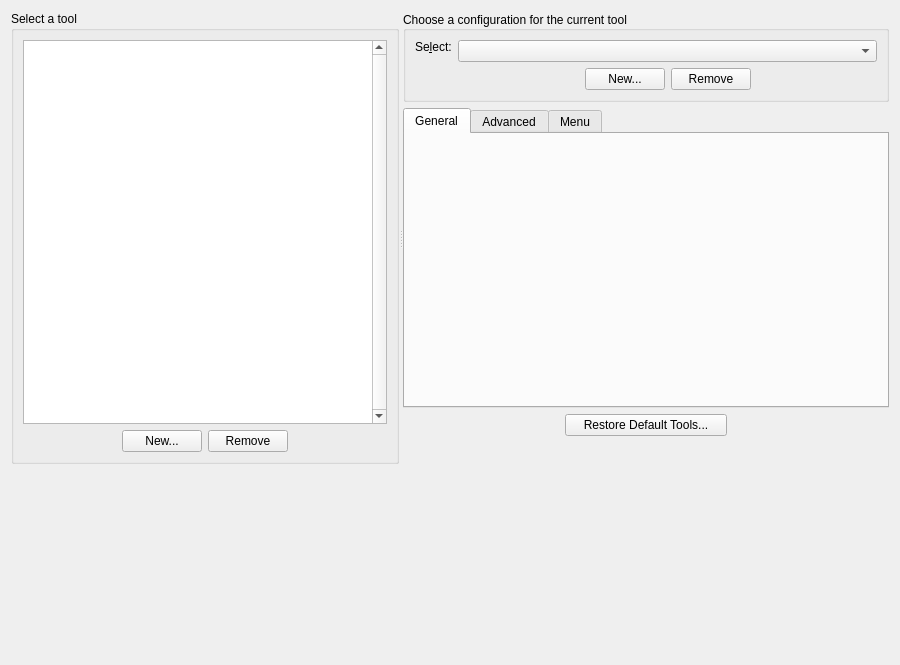
<?xml version="1.0" encoding="UTF-8"?>
<ui version="4.0">
 <class>ToolConfigWidget</class>
 <widget class="QWidget" name="ToolConfigWidget">
  <property name="geometry">
   <rect>
    <x>0</x>
    <y>0</y>
    <width>900</width>
    <height>665</height>
   </rect>
  </property>
  <property name="sizePolicy">
   <sizepolicy hsizetype="MinimumExpanding" vsizetype="Minimum">
    <horstretch>0</horstretch>
    <verstretch>0</verstretch>
   </sizepolicy>
  </property>
  <property name="minimumSize">
   <size>
    <width>0</width>
    <height>0</height>
   </size>
  </property>
  <property name="windowTitle">
   <string>Configure</string>
  </property>
  <layout class="QVBoxLayout" name="vboxLayout">
   <item>
    <widget class="QSplitter" name="splitter">
     <property name="orientation">
      <enum>Qt::Horizontal</enum>
     </property>
     <property name="childrenCollapsible">
      <bool>false</bool>
     </property>
     <widget class="QGroupBox" name="groupBox_2">
      <property name="sizePolicy">
       <sizepolicy hsizetype="Preferred" vsizetype="MinimumExpanding">
        <horstretch>0</horstretch>
        <verstretch>0</verstretch>
       </sizepolicy>
      </property>
      <property name="title">
       <string>Select a tool</string>
      </property>
      <layout class="QVBoxLayout" name="verticalLayout">
       <item>
        <widget class="QListWidget" name="m_lstbTools">
         <property name="sizePolicy">
          <sizepolicy hsizetype="Preferred" vsizetype="MinimumExpanding">
           <horstretch>0</horstretch>
           <verstretch>0</verstretch>
          </sizepolicy>
         </property>
         <property name="minimumSize">
          <size>
           <width>0</width>
           <height>0</height>
          </size>
         </property>
         <property name="contextMenuPolicy">
          <enum>Qt::NoContextMenu</enum>
         </property>
         <property name="verticalScrollBarPolicy">
          <enum>Qt::ScrollBarAlwaysOn</enum>
         </property>
         <property name="showDropIndicator" stdset="0">
          <bool>true</bool>
         </property>
         <property name="resizeMode">
          <enum>QListView::Fixed</enum>
         </property>
        </widget>
       </item>
       <item>
        <layout class="QHBoxLayout" name="horizontalLayout">
         <item>
          <spacer name="horizontalSpacer_5">
           <property name="orientation">
            <enum>Qt::Horizontal</enum>
           </property>
           <property name="sizeHint" stdset="0">
            <size>
             <width>40</width>
             <height>20</height>
            </size>
           </property>
          </spacer>
         </item>
         <item>
          <widget class="QPushButton" name="m_pshbNewTool">
           <property name="text">
            <string>New...</string>
           </property>
          </widget>
         </item>
         <item>
          <widget class="QPushButton" name="m_pshbRemoveTool">
           <property name="text">
            <string>Remove</string>
           </property>
          </widget>
         </item>
         <item>
          <spacer name="horizontalSpacer_3">
           <property name="orientation">
            <enum>Qt::Horizontal</enum>
           </property>
           <property name="sizeType">
            <enum>QSizePolicy::Expanding</enum>
           </property>
           <property name="sizeHint" stdset="0">
            <size>
             <width>13</width>
             <height>20</height>
            </size>
           </property>
          </spacer>
         </item>
        </layout>
       </item>
      </layout>
     </widget>
     <widget class="QWidget" name="layoutWidget">
      <layout class="QVBoxLayout" name="verticalLayout_6">
       <item>
        <widget class="QGroupBox" name="m_groupBox">
         <property name="title">
          <string>Choose a configuration for the current tool</string>
         </property>
         <property name="alignment">
          <set>Qt::AlignLeading|Qt::AlignLeft|Qt::AlignVCenter</set>
         </property>
         <property name="flat">
          <bool>false</bool>
         </property>
         <property name="checkable">
          <bool>false</bool>
         </property>
         <layout class="QVBoxLayout" name="verticalLayout_5">
          <property name="sizeConstraint">
           <enum>QLayout::SetDefaultConstraint</enum>
          </property>
          <item>
           <layout class="QFormLayout" name="formLayout_3">
            <property name="fieldGrowthPolicy">
             <enum>QFormLayout::ExpandingFieldsGrow</enum>
            </property>
            <item row="0" column="0">
             <widget class="QLabel" name="m_lbConfig">
              <property name="sizePolicy">
               <sizepolicy hsizetype="Preferred" vsizetype="Maximum">
                <horstretch>0</horstretch>
                <verstretch>0</verstretch>
               </sizepolicy>
              </property>
              <property name="text">
               <string>Se&amp;lect:</string>
              </property>
              <property name="wordWrap">
               <bool>false</bool>
              </property>
              <property name="buddy">
               <cstring>m_cbConfig</cstring>
              </property>
             </widget>
            </item>
            <item row="0" column="1">
             <widget class="KComboBox" name="m_cbConfig">
              <property name="sizePolicy">
               <sizepolicy hsizetype="MinimumExpanding" vsizetype="Fixed">
                <horstretch>1</horstretch>
                <verstretch>0</verstretch>
               </sizepolicy>
              </property>
             </widget>
            </item>
            <item row="1" column="1">
             <layout class="QHBoxLayout" name="horizontalLayout_3">
              <item>
               <spacer name="horizontalSpacer_7">
                <property name="orientation">
                 <enum>Qt::Horizontal</enum>
                </property>
                <property name="sizeHint" stdset="0">
                 <size>
                  <width>40</width>
                  <height>20</height>
                 </size>
                </property>
               </spacer>
              </item>
              <item>
               <widget class="QPushButton" name="m_pshbNewConfig">
                <property name="sizePolicy">
                 <sizepolicy hsizetype="Preferred" vsizetype="Fixed">
                  <horstretch>0</horstretch>
                  <verstretch>0</verstretch>
                 </sizepolicy>
                </property>
                <property name="text">
                 <string>New...</string>
                </property>
               </widget>
              </item>
              <item>
               <widget class="QPushButton" name="m_pshbRemoveConfig">
                <property name="sizePolicy">
                 <sizepolicy hsizetype="Preferred" vsizetype="Fixed">
                  <horstretch>0</horstretch>
                  <verstretch>0</verstretch>
                 </sizepolicy>
                </property>
                <property name="minimumSize">
                 <size>
                  <width>0</width>
                  <height>0</height>
                 </size>
                </property>
                <property name="text">
                 <string>Remove</string>
                </property>
               </widget>
              </item>
              <item>
               <spacer name="horizontalSpacer_6">
                <property name="orientation">
                 <enum>Qt::Horizontal</enum>
                </property>
                <property name="sizeHint" stdset="0">
                 <size>
                  <width>40</width>
                  <height>20</height>
                 </size>
                </property>
               </spacer>
              </item>
             </layout>
            </item>
           </layout>
          </item>
         </layout>
        </widget>
       </item>
       <item>
        <widget class="QTabWidget" name="m_tab">
         <property name="sizePolicy">
          <sizepolicy hsizetype="MinimumExpanding" vsizetype="Minimum">
           <horstretch>0</horstretch>
           <verstretch>0</verstretch>
          </sizepolicy>
         </property>
         <property name="minimumSize">
          <size>
           <width>350</width>
           <height>0</height>
          </size>
         </property>
         <property name="currentIndex">
          <number>0</number>
         </property>
         <widget class="QWidget" name="tab">
          <attribute name="title">
           <string>General</string>
          </attribute>
          <layout class="QVBoxLayout" name="verticalLayout_7">
           <item>
            <layout class="QVBoxLayout" name="verticalLayout_3">
             <item>
              <widget class="QStackedWidget" name="m_stackBasic">
               <property name="sizePolicy">
                <sizepolicy hsizetype="Expanding" vsizetype="Minimum">
                 <horstretch>0</horstretch>
                 <verstretch>0</verstretch>
                </sizepolicy>
               </property>
               <property name="minimumSize">
                <size>
                 <width>0</width>
                 <height>200</height>
                </size>
               </property>
               <property name="currentIndex">
                <number>0</number>
               </property>
               <widget class="QWidget" name="page"/>
               <widget class="QWidget" name="page_2"/>
              </widget>
             </item>
             <item>
              <widget class="QStackedWidget" name="m_stackExtra">
               <property name="sizePolicy">
                <sizepolicy hsizetype="Expanding" vsizetype="Minimum">
                 <horstretch>0</horstretch>
                 <verstretch>0</verstretch>
                </sizepolicy>
               </property>
               <property name="currentIndex">
                <number>0</number>
               </property>
               <widget class="QWidget" name="page_3"/>
               <widget class="QWidget" name="page_4"/>
              </widget>
             </item>
             <item>
              <spacer name="verticalSpacer_2">
               <property name="orientation">
                <enum>Qt::Vertical</enum>
               </property>
               <property name="sizeType">
                <enum>QSizePolicy::Minimum</enum>
               </property>
               <property name="sizeHint" stdset="0">
                <size>
                 <width>20</width>
                 <height>40</height>
                </size>
               </property>
              </spacer>
             </item>
            </layout>
           </item>
          </layout>
         </widget>
         <widget class="QWidget" name="tab1">
          <attribute name="title">
           <string>Advanced</string>
          </attribute>
          <layout class="QVBoxLayout" name="verticalLayout_8">
           <item>
            <layout class="QVBoxLayout" name="verticalLayout_2">
             <property name="leftMargin">
              <number>12</number>
             </property>
             <property name="topMargin">
              <number>12</number>
             </property>
             <property name="rightMargin">
              <number>12</number>
             </property>
             <property name="bottomMargin">
              <number>12</number>
             </property>
             <item>
              <layout class="QFormLayout" name="formLayout">
               <property name="sizeConstraint">
                <enum>QLayout::SetDefaultConstraint</enum>
               </property>
               <property name="fieldGrowthPolicy">
                <enum>QFormLayout::ExpandingFieldsGrow</enum>
               </property>
               <property name="rowWrapPolicy">
                <enum>QFormLayout::DontWrapRows</enum>
               </property>
               <property name="labelAlignment">
                <set>Qt::AlignLeading|Qt::AlignLeft|Qt::AlignVCenter</set>
               </property>
               <item row="0" column="0">
                <widget class="QLabel" name="m_lbType">
                 <property name="text">
                  <string>&amp;Type:</string>
                 </property>
                 <property name="wordWrap">
                  <bool>false</bool>
                 </property>
                 <property name="buddy">
                  <cstring>m_cbType</cstring>
                 </property>
                </widget>
               </item>
               <item row="0" column="1">
                <widget class="KComboBox" name="m_cbType">
                 <property name="sizePolicy">
                  <sizepolicy hsizetype="MinimumExpanding" vsizetype="Preferred">
                   <horstretch>0</horstretch>
                   <verstretch>0</verstretch>
                  </sizepolicy>
                 </property>
                </widget>
               </item>
               <item row="2" column="0">
                <widget class="QLabel" name="m_lbClass">
                 <property name="text">
                  <string>C&amp;lass:</string>
                 </property>
                 <property name="wordWrap">
                  <bool>false</bool>
                 </property>
                 <property name="buddy">
                  <cstring>m_cbClass</cstring>
                 </property>
                </widget>
               </item>
               <item row="2" column="1">
                <widget class="KComboBox" name="m_cbClass">
                 <property name="sizePolicy">
                  <sizepolicy hsizetype="MinimumExpanding" vsizetype="Preferred">
                   <horstretch>0</horstretch>
                   <verstretch>0</verstretch>
                  </sizepolicy>
                 </property>
                </widget>
               </item>
               <item row="3" column="0">
                <widget class="QLabel" name="m_lbSource">
                 <property name="text">
                  <string>Source e&amp;xtension:</string>
                 </property>
                 <property name="wordWrap">
                  <bool>false</bool>
                 </property>
                 <property name="buddy">
                  <cstring>m_leSource</cstring>
                 </property>
                </widget>
               </item>
               <item row="3" column="1">
                <widget class="KLineEdit" name="m_leSource">
                 <property name="sizePolicy">
                  <sizepolicy hsizetype="MinimumExpanding" vsizetype="Fixed">
                   <horstretch>0</horstretch>
                   <verstretch>0</verstretch>
                  </sizepolicy>
                 </property>
                </widget>
               </item>
               <item row="4" column="0">
                <widget class="QLabel" name="m_lbTarget">
                 <property name="text">
                  <string>Tar&amp;get extension:</string>
                 </property>
                 <property name="wordWrap">
                  <bool>false</bool>
                 </property>
                 <property name="buddy">
                  <cstring>m_leTarget</cstring>
                 </property>
                </widget>
               </item>
               <item row="4" column="1">
                <widget class="KLineEdit" name="m_leTarget">
                 <property name="sizePolicy">
                  <sizepolicy hsizetype="MinimumExpanding" vsizetype="Preferred">
                   <horstretch>0</horstretch>
                   <verstretch>0</verstretch>
                  </sizepolicy>
                 </property>
                </widget>
               </item>
               <item row="5" column="0">
                <widget class="QLabel" name="textLabel1">
                 <property name="text">
                  <string>Target &amp;file:</string>
                 </property>
                 <property name="wordWrap">
                  <bool>false</bool>
                 </property>
                 <property name="buddy">
                  <cstring>m_leFile</cstring>
                 </property>
                </widget>
               </item>
               <item row="5" column="1">
                <widget class="KLineEdit" name="m_leFile">
                 <property name="enabled">
                  <bool>true</bool>
                 </property>
                 <property name="sizePolicy">
                  <sizepolicy hsizetype="MinimumExpanding" vsizetype="Preferred">
                   <horstretch>0</horstretch>
                   <verstretch>0</verstretch>
                  </sizepolicy>
                 </property>
                </widget>
               </item>
               <item row="6" column="0">
                <widget class="QLabel" name="textLabel2">
                 <property name="text">
                  <string>&amp;Relative dir:</string>
                 </property>
                 <property name="wordWrap">
                  <bool>false</bool>
                 </property>
                 <property name="buddy">
                  <cstring>m_leRelDir</cstring>
                 </property>
                </widget>
               </item>
               <item row="6" column="1">
                <widget class="KLineEdit" name="m_leRelDir">
                 <property name="enabled">
                  <bool>true</bool>
                 </property>
                 <property name="sizePolicy">
                  <sizepolicy hsizetype="MinimumExpanding" vsizetype="Preferred">
                   <horstretch>0</horstretch>
                   <verstretch>0</verstretch>
                  </sizepolicy>
                 </property>
                </widget>
               </item>
              </layout>
             </item>
             <item>
              <widget class="QCheckBox" name="m_ckClose">
               <property name="text">
                <string>Close Konsole when tool is finished</string>
               </property>
              </widget>
             </item>
            </layout>
           </item>
           <item>
            <spacer name="verticalSpacer">
             <property name="orientation">
              <enum>Qt::Vertical</enum>
             </property>
             <property name="sizeHint" stdset="0">
              <size>
               <width>20</width>
               <height>40</height>
              </size>
             </property>
            </spacer>
           </item>
          </layout>
         </widget>
         <widget class="QWidget" name="TabPage">
          <attribute name="title">
           <string>Menu</string>
          </attribute>
          <layout class="QVBoxLayout" name="verticalLayout_4">
           <item>
            <layout class="QFormLayout" name="formLayout_2">
             <property name="labelAlignment">
              <set>Qt::AlignLeading|Qt::AlignLeft|Qt::AlignVCenter</set>
             </property>
             <property name="leftMargin">
              <number>12</number>
             </property>
             <property name="topMargin">
              <number>12</number>
             </property>
             <property name="rightMargin">
              <number>12</number>
             </property>
             <property name="bottomMargin">
              <number>12</number>
             </property>
             <item row="0" column="0">
              <widget class="QLabel" name="m_lbMenu">
               <property name="text">
                <string>Add &amp;tool to Build menu:</string>
               </property>
               <property name="wordWrap">
                <bool>false</bool>
               </property>
               <property name="buddy">
                <cstring>m_cbMenu</cstring>
               </property>
              </widget>
             </item>
             <item row="0" column="1">
              <widget class="KComboBox" name="m_cbMenu">
               <property name="sizePolicy">
                <sizepolicy hsizetype="MinimumExpanding" vsizetype="Preferred">
                 <horstretch>0</horstretch>
                 <verstretch>0</verstretch>
                </sizepolicy>
               </property>
              </widget>
             </item>
             <item row="1" column="0">
              <widget class="QLabel" name="m_lbIcon">
               <property name="text">
                <string>&amp;Icon:</string>
               </property>
               <property name="wordWrap">
                <bool>false</bool>
               </property>
               <property name="buddy">
                <cstring>m_pshbIcon</cstring>
               </property>
              </widget>
             </item>
             <item row="1" column="1">
              <widget class="QPushButton" name="m_pshbIcon">
               <property name="sizePolicy">
                <sizepolicy hsizetype="MinimumExpanding" vsizetype="Preferred">
                 <horstretch>0</horstretch>
                 <verstretch>0</verstretch>
                </sizepolicy>
               </property>
               <property name="text">
                <string/>
               </property>
              </widget>
             </item>
            </layout>
           </item>
          </layout>
         </widget>
        </widget>
       </item>
       <item>
        <layout class="QHBoxLayout" name="horizontalLayout_2">
         <item>
          <spacer name="horizontalSpacer">
           <property name="orientation">
            <enum>Qt::Horizontal</enum>
           </property>
           <property name="sizeHint" stdset="0">
            <size>
             <width>40</width>
             <height>20</height>
            </size>
           </property>
          </spacer>
         </item>
         <item>
          <widget class="QPushButton" name="m_pshbDefault">
           <property name="sizePolicy">
            <sizepolicy hsizetype="MinimumExpanding" vsizetype="Fixed">
             <horstretch>0</horstretch>
             <verstretch>0</verstretch>
            </sizepolicy>
           </property>
           <property name="minimumSize">
            <size>
             <width>150</width>
             <height>0</height>
            </size>
           </property>
           <property name="text">
            <string>Restore Default Tools...</string>
           </property>
          </widget>
         </item>
         <item>
          <spacer name="horizontalSpacer_4">
           <property name="orientation">
            <enum>Qt::Horizontal</enum>
           </property>
           <property name="sizeHint" stdset="0">
            <size>
             <width>40</width>
             <height>20</height>
            </size>
           </property>
          </spacer>
         </item>
        </layout>
       </item>
       <item>
        <spacer name="spacer_2">
         <property name="orientation">
          <enum>Qt::Vertical</enum>
         </property>
         <property name="sizeType">
          <enum>QSizePolicy::Minimum</enum>
         </property>
         <property name="sizeHint" stdset="0">
          <size>
           <width>68</width>
           <height>28</height>
          </size>
         </property>
        </spacer>
       </item>
      </layout>
     </widget>
    </widget>
   </item>
   <item>
    <spacer name="verticalSpacer_3">
     <property name="orientation">
      <enum>Qt::Vertical</enum>
     </property>
     <property name="sizeType">
      <enum>QSizePolicy::MinimumExpanding</enum>
     </property>
     <property name="sizeHint" stdset="0">
      <size>
       <width>0</width>
       <height>0</height>
      </size>
     </property>
    </spacer>
   </item>
  </layout>
 </widget>
 <customwidgets>
  <customwidget>
   <class>KLineEdit</class>
   <extends>QLineEdit</extends>
   <header>klineedit.h</header>
  </customwidget>
  <customwidget>
   <class>KComboBox</class>
   <extends>QComboBox</extends>
   <header>kcombobox.h</header>
  </customwidget>
 </customwidgets>
 <tabstops>
  <tabstop>m_cbConfig</tabstop>
  <tabstop>m_pshbNewConfig</tabstop>
  <tabstop>m_pshbRemoveConfig</tabstop>
  <tabstop>m_pshbDefault</tabstop>
  <tabstop>m_cbType</tabstop>
  <tabstop>m_cbClass</tabstop>
  <tabstop>m_leSource</tabstop>
  <tabstop>m_leTarget</tabstop>
  <tabstop>m_leFile</tabstop>
  <tabstop>m_leRelDir</tabstop>
  <tabstop>m_cbMenu</tabstop>
 </tabstops>
 <resources/>
 <connections/>
</ui>
